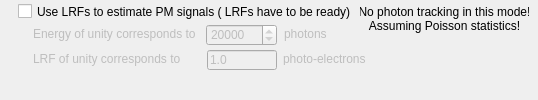
      <widget class="QWidget" name="tab_4">
       <attribute name="title">
        <string>LRFsim</string>
       </attribute>
       <widget class="QFrame" name="fLRFs">
        <property name="geometry">
         <rect>
          <x>-2</x>
          <y>3</y>
          <width>481</width>
          <height>19</height>
         </rect>
        </property>
        <property name="frameShape">
         <enum>QFrame::NoFrame</enum>
        </property>
        <property name="frameShadow">
         <enum>QFrame::Raised</enum>
        </property>
        <widget class="QCheckBox" name="cbLRFs">
         <property name="geometry">
          <rect>
           <x>20</x>
           <y>0</y>
           <width>391</width>
           <height>17</height>
          </rect>
         </property>
         <property name="font">
          <font>
           <weight>50</weight>
           <bold>false</bold>
          </font>
         </property>
         <property name="text">
          <string>Use LRFs to estimate PM signals ( LRFs have to be ready)</string>
         </property>
        </widget>
       </widget>
       <widget class="QFrame" name="frame_12">
        <property name="enabled">
         <bool>false</bool>
        </property>
        <property name="geometry">
         <rect>
          <x>24</x>
          <y>20</y>
          <width>451</width>
          <height>71</height>
         </rect>
        </property>
        <property name="frameShape">
         <enum>QFrame::NoFrame</enum>
        </property>
        <property name="frameShadow">
         <enum>QFrame::Raised</enum>
        </property>
        <widget class="QLabel" name="label_207">
         <property name="geometry">
          <rect>
           <x>260</x>
           <y>6</y>
           <width>80</width>
           <height>16</height>
          </rect>
         </property>
         <property name="font">
          <font>
           <weight>50</weight>
           <bold>false</bold>
          </font>
         </property>
         <property name="text">
          <string>photons</string>
         </property>
        </widget>
        <widget class="QSpinBox" name="sbPhotonsForUnitaryLRF">
         <property name="geometry">
          <rect>
           <x>182</x>
           <y>4</y>
           <width>71</width>
           <height>22</height>
          </rect>
         </property>
         <property name="minimum">
          <number>1</number>
         </property>
         <property name="maximum">
          <number>10000000</number>
         </property>
         <property name="value">
          <number>20000</number>
         </property>
        </widget>
        <widget class="QLabel" name="label_206">
         <property name="geometry">
          <rect>
           <x>9</x>
           <y>6</y>
           <width>191</width>
           <height>16</height>
          </rect>
         </property>
         <property name="font">
          <font>
           <weight>50</weight>
           <bold>false</bold>
          </font>
         </property>
         <property name="text">
          <string>Energy of unity corresponds to</string>
         </property>
        </widget>
        <widget class="QLabel" name="label_43">
         <property name="geometry">
          <rect>
           <x>9</x>
           <y>31</y>
           <width>181</width>
           <height>16</height>
          </rect>
         </property>
         <property name="text">
          <string>LRF of unity corresponds to</string>
         </property>
        </widget>
        <widget class="QLineEdit" name="ledNumElPerUnitaryLRF">
         <property name="geometry">
          <rect>
           <x>183</x>
           <y>30</y>
           <width>70</width>
           <height>20</height>
          </rect>
         </property>
         <property name="text">
          <string>1.0</string>
         </property>
        </widget>
        <widget class="QLabel" name="label_44">
         <property name="geometry">
          <rect>
           <x>259</x>
           <y>32</y>
           <width>110</width>
           <height>13</height>
          </rect>
         </property>
         <property name="text">
          <string>photo-electrons</string>
         </property>
        </widget>
        <zorder>label_43</zorder>
        <zorder>label_206</zorder>
        <zorder>label_207</zorder>
        <zorder>sbPhotonsForUnitaryLRF</zorder>
        <zorder>ledNumElPerUnitaryLRF</zorder>
        <zorder>label_44</zorder>
       </widget>
       <widget class="QLabel" name="label_228">
        <property name="geometry">
         <rect>
          <x>360</x>
          <y>4</y>
          <width>169</width>
          <height>16</height>
         </rect>
        </property>
        <property name="text">
         <string>No photon tracking in this mode!</string>
        </property>
        <property name="alignment">
         <set>Qt::AlignCenter</set>
        </property>
       </widget>
       <widget class="QLabel" name="label_233">
        <property name="geometry">
         <rect>
          <x>360</x>
          <y>18</y>
          <width>169</width>
          <height>16</height>
         </rect>
        </property>
        <property name="text">
         <string>Assuming Poisson statistics!</string>
        </property>
        <property name="alignment">
         <set>Qt::AlignCenter</set>
        </property>
       </widget>
      </widget>
